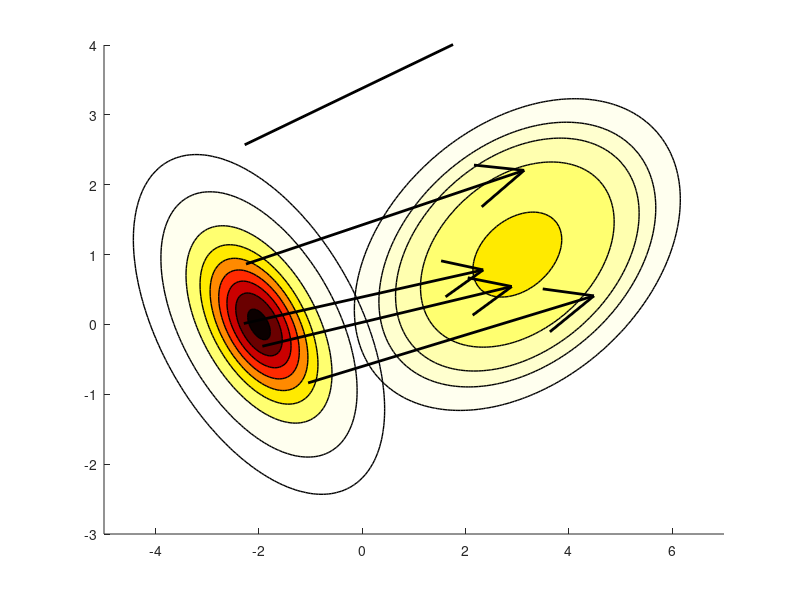
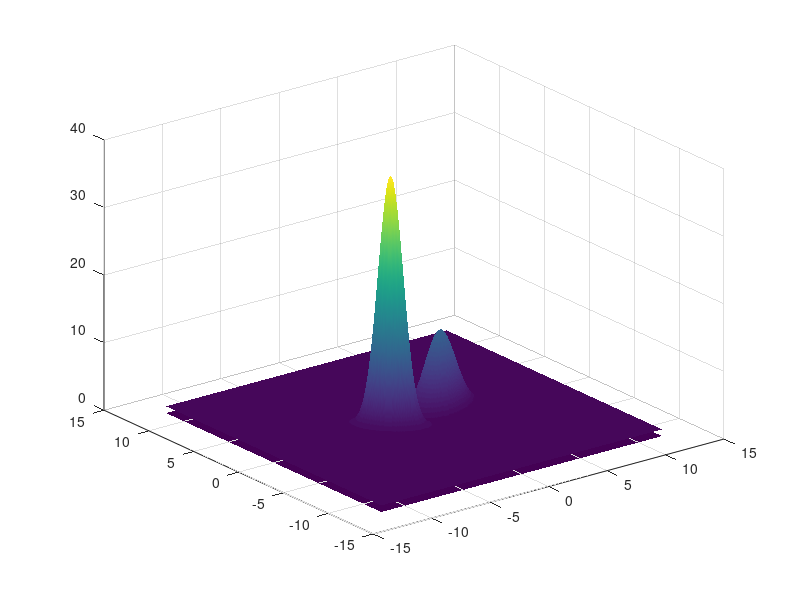

Write MATLAB code to recreate these figures, in order. (Note: this script raises an error after producing the figures.)
mu = [-2 0];
Sigma = .5*[1 -.5;-.5 1];

mu2 = [3 1];
Sigma2 = 2*[1 .25; .25 .5];

A= Sigma^(-1/2)*(Sigma^(1/2)*Sigma2*Sigma^(1/2))^(1/2)*Sigma^(-1/2)



x1 = -12:.05:12; x2 = -12:.05:12;

[X1,X2] = meshgrid(x1,x2);
F = mvnpdf([X1(:) X2(:)],mu,Sigma);
F = reshape(F,length(x2),length(x1));

F2 = mvnpdf([X1(:) X2(:)],mu2,Sigma2);
F2 = reshape(F2,length(x2),length(x1));

x=mvnrnd(mu,1.7*Sigma,5)'; % sample with more variance
U=bsxfun(@plus,A*bsxfun(@minus,x,mu') ,mu2');
XX1=x(1,:); XX2=x(2,:)

figure('color','white');
%colormap([cool(64);hot(64)])
colormap(flipud(hot))
[C,h]=contourf(x1,x2,F,[.001 .01 .05:.05:.95 .99],'linewidth',1);
%clabel(C,h,'FontSize',15,'Color','red')

hold on
[C2,h2]=contourf(x1,x2,F2,[ .01 .02 .03 .05:.05:.95 .99],'linewidth',1);
%clabel(C,h2,'FontSize',15,'Color','red')
quiver(XX1,XX2,U(1,:)-XX1,U(2,:)-XX2,0,'color','black','linewidth',2,'MaxHeadSize',.1);
xlim([-5,7])
ylim([-3,4])
box off
grid off
%axis off


figure('color','white');
h=surf(X1,X2,100*reshape(F+.01,size(X1)),'FaceColor','interp','EdgeColor','none');
hold on
h2=surf(X1,X2,100*F2+.01,'FaceColor','interp','EdgeColor','none');
%quiver(XX1,XX2,U(1,:)-XX1,U(2,:)-XX2,0,'color','black','linewidth',2);
hh= @(x,Y) .5*(bsxfun(@minus,[x,Y],mu)*A*(bsxfun(@minus,[x;Y],mu'))) + mu2*[x;Y]+50;
h3=fsurf(hh,'ShowContours','on');
set(h3,'FaceAlpha',0.7,'EdgeColor','none');
xlim([-5,8])
ylim([-4,4])
zlim([0,150])
caxis([0,150])
view([26.5,20.4])
colormap([flipud(hot(64));cool(round(2.6*64))])
camlight(26,24)
%colormap(flipud(hot))
%box off
%grid off
%axis off
h3=gca;
set(gca,'ZTick',[]);

%axis tight


